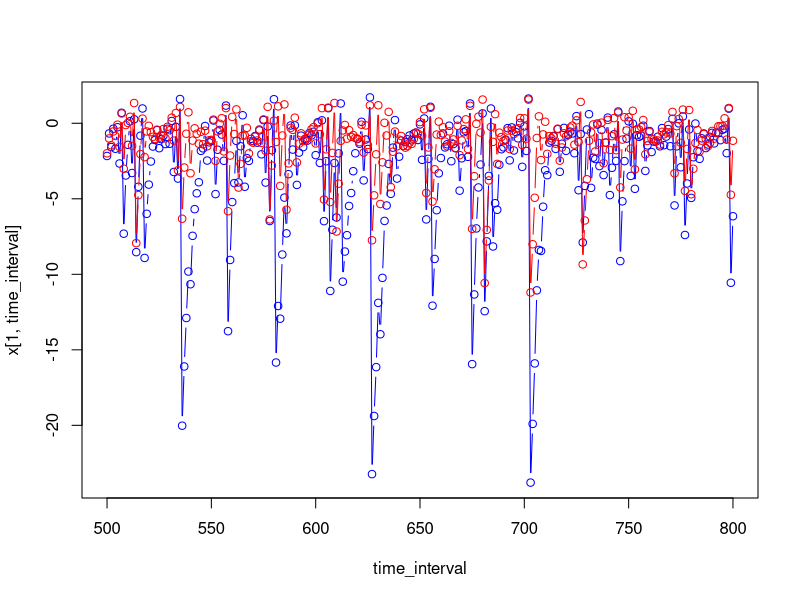

Write the R code that produced this figure.
### FB 24/04/2019 -- Dominant lyapunov exponent code, following Dennis et al. 2001
### [Dennis, B., Desharnais, R. A., Cushing, J. M., Henson, S. M., & Costantino, R. F. (2001). Estimating chaos and complex dynamics in an insect population. Ecological Monographs, 71(2), 277-303.]
### Computes Lyapunov exponents for our stochastic two-species competition model
### CP 13/06/2019 Add the driver
### In that case, the Jacobian is calculated on the log-scale so the model output should be on the logscale too

rm(list=ls())
graphics.off()

# Parameters
r = c(3,2.1) #max growth rate  
a = matrix(c(-4,-2,-0.31,-3.1),2,2,byrow=TRUE) #interaction parameters
#a = matrix(c(-4,0,0,-3.1),2,2,byrow=TRUE) #interaction parameters ##beware this creates positive SLE! 
sigma = 0.1 #Note: we have sigma=0.1 and not sigma^2 which is 0.01

### 1. Simulation of the model for a long time
tmax = 10000
x=matrix(0,nrow=2,ncol=tmax)

seasonality<-2*sin(2*pi*(1:tmax)/24)
y1noise<-arima.sim(model=list(ar=c(0.1, 0.2, 0.1,0.5,-0.1)), n=tmax,sd=sqrt(0.5) )
y1<-seasonality+y1noise
#y1<-y1noise
y1=rbind(y1,y1)

x[,1] = c(0,0.1)

for (t in 1:(tmax-1)){
  x[,t+1] = x[,t] + r + a %*% exp(x[,t]) + 0.5*y1[,t]+rnorm(2,0,sigma)# Ricker compet model on the log-scale
}

# Check time series by plotting a subset
time_interval = 500:800
plot(time_interval,x[1,time_interval],type="b",col="blue")
lines(time_interval,x[2,time_interval],type="b",col="red")
#OK


### 2. Definition of the Jacobian
Jacobian <-function(x,a){
  J = matrix(0,2,2)
  J[1,1] = 1 + a[1,1]*exp(x[1])
  J[1,2] = a[1,2]*exp(x[2])
  J[2,1] = a[2,1]*exp(x[1])
  J[2,2] = 1 + a[2,2]*exp(x[2])
  return(J)
}


### 3. LE computation

#Initializing
s=rep(1,tmax)
J1 = Jacobian(x[,1],a)
s[1]=norm(J1,type="2");
S=J1/s[1];
productStemp=S;

for (t in 2:tmax){
  J = Jacobian(x[,t],a)
  s[t]=norm(J%*%productStemp,type="2");
  S=J/s[t];
  productStemp=S%*%productStemp;
}

LE=(1/tmax)*sum(log(s));

LE
# -0.1592959
# -0.158337
# -0.1413755
# A little less negative than for less noise. 

# With white noise only
# -0.08624873
# -0.1034592
# -0.07255414
# -0.0689787


### Note: with more noise we go closer to noise-induced chaos (sensu Ellner and Turchin) without fully reaching it. 
### NB Removing between-species interactions yields positive LE when computed for both species